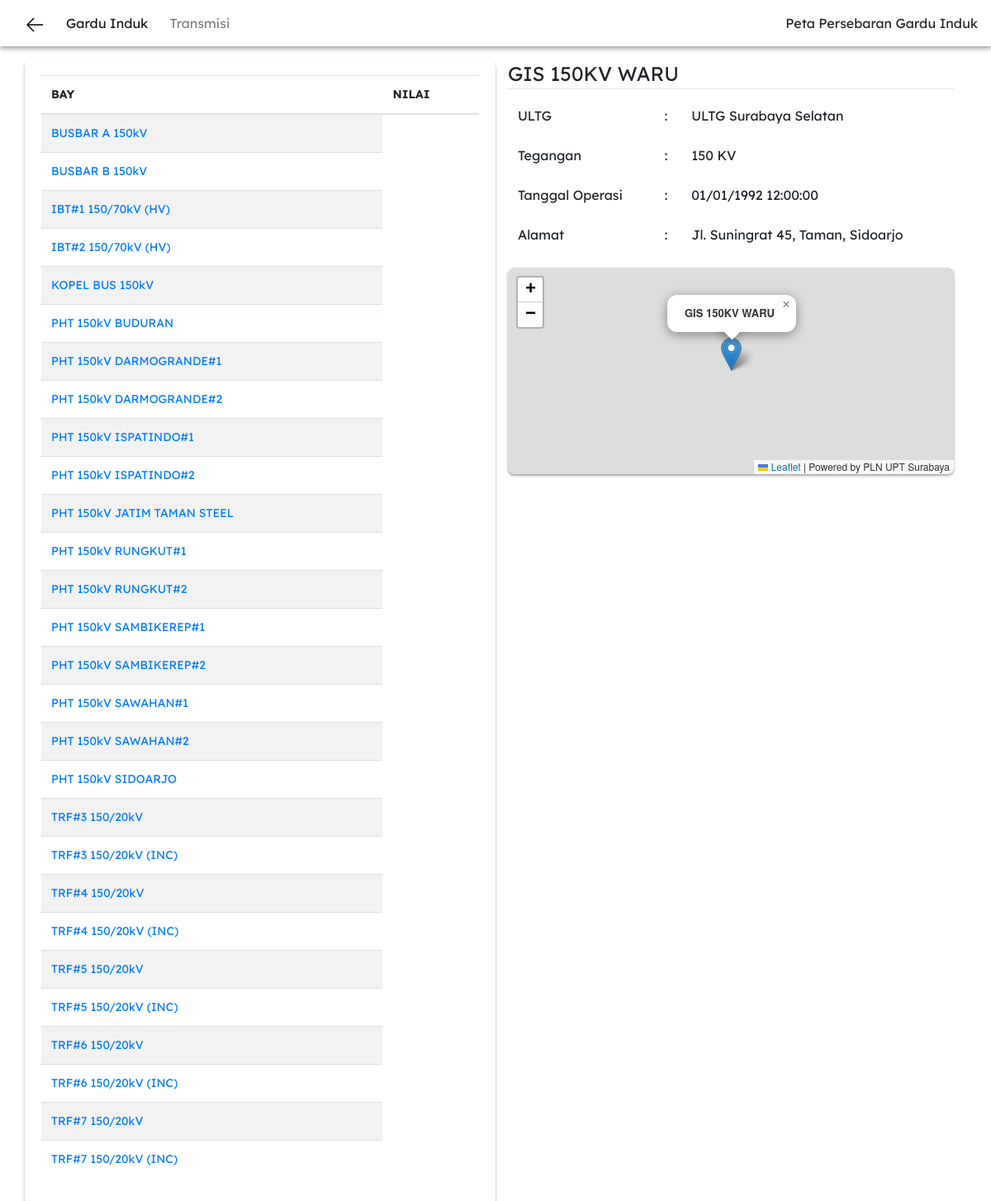
/4, run on the app's committed database.
### apps/home/models.py (models this page shows)
class BayModel(db.Model):
    id = db.Column(db.Integer, primary_key=True)
    ULTG = db.Column(db.String(100))
    GI = db.Column(db.String(100))
    BAY = db.Column(db.String(100))
    FUNGSI = db.Column(db.String(100))
    ID_FUNCTLOC = db.Column(db.String(100))
    SUP_FUNCTLOC = db.Column(db.String(100))
    NM_LOKASI = db.Column(db.String(100))
    DESKRIPSI = db.Column(db.String(100))
    ID_LOCATION = db.Column(db.Float(100))
    ID_PARENT = db.Column(db.String(100))
    TEGANGAN = db.Column(db.Float(100))
    KD_FUNGSI = db.Column(db.String(100))
    KD_WILAYAH = db.Column(db.Float(100))
    TGL_OPRS = db.Column(db.String(100))
    TGL_TDK_OPRS = db.Column(db.String(100))
    FLAG = db.Column(db.Float(100))
    WORKCENTER = db.Column(db.String(100))
    ID_PLANT = db.Column(db.Float(100))
    ID_TRAGI = db.Column(db.Float(100))
    NOMORGI = db.Column(db.Float(100))
    KD_GROUPLOKASI = db.Column(db.Float(100))
    ID_SECTION = db.Column(db.String(100))
    BOUND = db.Column(db.String(100))
    BA_CODE = db.Column(db.Float(100))
    ASSET_LOKASI = db.Column(db.Float(100))
    BAYGROUP = db.Column(db.Float(100))
    MVA = db.Column(db.Float(100))
    NOSIRKIT = db.Column(db.Float(100))
    COSTCENTER = db.Column(db.Float(100))
    BC_FLC = db.Column(db.String(100))

class GIModel(db.Model):
    id = db.Column(db.Integer, primary_key=True)
    ULTG = db.Column(db.String(100))
    STATUS_OPERASI = db.Column(db.String(100))
    ID_FUNCTLOC = db.Column(db.String(100))
    NM_LOKASI = db.Column(db.String(100))
    NM_LOKASI_URL = db.Column(db.String(100))
    TEGANGAN = db.Column(db.Integer)
    TGL_OPRS = db.Column(db.String(100))
    ALAMAT = db.Column(db.TEXT)
    LATITUDE = db.Column(db.Float(100))
    LONGITUDE = db.Column(db.Float(100))

### apps/home/routes.py (the view)
@home.route("/<int:id>")
def gi_detail(id):
    queryNamaGI = GIModel.query.get(id)
    lat = queryNamaGI.LATITUDE
    lon = queryNamaGI.LONGITUDE
    ultg = queryNamaGI.ULTG
    statusOperasi = queryNamaGI.STATUS_OPERASI
    idFunctloc = queryNamaGI.ID_FUNCTLOC
    tegangan = queryNamaGI.TEGANGAN
    tglOperasi = queryNamaGI.TGL_OPRS
    alamat = queryNamaGI.ALAMAT
    id_gi = queryNamaGI.id
    back = True
    '''
    CRITICAL BAY
    =========================================
    '''
    query_nmLokasi = queryNamaGI.NM_LOKASI
    query_bay = BayModel.query.filter_by(GI=str(query_nmLokasi)).all()
    BAY_LIST = []
    ID_LIST = []
    for data in query_bay:
        ID_LIST.append(data.ID_FUNCTLOC)
        BAY_LIST.append(data.BAY)
    return render_template(
        "gi_detail.html",
        back=back,
        title=queryNamaGI.NM_LOKASI,
        namaGI=queryNamaGI.NM_LOKASI,
        lat=lat, lon=lon,
        ultg=ultg,
        statusOperasi=statusOperasi,
        idFunctloc=idFunctloc,
        tegangan=tegangan,
        tglOperasi=tglOperasi,
        alamat=alamat,
        BAY_LIST=BAY_LIST,
        ID_LIST=ID_LIST,
        ID_GI=id_gi
    )

### apps/home/templates/gi_detail.html
{% extends "layout.html" %}
{% block content %}
<main role='main' style="margin-top: 15px; margin-bottom: 10px;">
  <div class="container">
    <div class="row">
      <div class="col-md-6" id="carding">
        <div class="table-responsive" style="font-size: 14px;">
          <table class="table table-striped">
            <thead>
              <tr>
                <th>BAY</th>
                <th>NILAI</th>
              </tr>
            </thead>
            <tbody>
              {% for BAY_, ID_ in  BAY_LIST | zip(ID_LIST) %}
              <tr>
                <td><a href="{{ url_for('home.pmtList', id_gi=ID_GI, ID_FUNCTLOC=ID_) }}">{{BAY_}}</a></td>
              </tr>
              {% endfor %}
            </tbody>
          </table>
        </div>
      </div>
      <div class="col-md-6" style="width: 300px;">
        <div class="content-section">
          <legend class="border-bottom mb-2">{{namaGI}}</legend>
          <table class="table table-borderless">
            <tbody>
              <tr>
                <td>ULTG</td>
                <td>:</td>
                <td>{{ ultg }}</td>
              </tr>
              <tr>
                <td>Tegangan</td>
                <td>:</td>
                <td>{{ tegangan }} KV</td>
              </tr>
              <tr>
                <td>Tanggal Operasi</td>
                <td>:</td>
                <td>{{ tglOperasi }}</td>
              </tr>
              <tr>
                <td>Alamat</td>
                <td>:</td>
                <td>{{ alamat }}</td>
              </tr>
            </tbody>
          </table>
        </div>
        <div class="content-section">
          {% include "map_detail.html" %}
        </div>
      </div>
    </div>
  </div>
</main>
{% endblock %}

### apps/home/templates/layout.html (style rules this page uses)
#carding { border-radius: 10px; padding: 20px; width: auto; height: auto; box-shadow: 0 2px 4px 0 rgba(0, 0, 0, 0.2), 0 2px 2px 0 rgba(0, 0, 0, 0.19); }
body { font-family: "Lexend Deca", sans-serif; }

### data on the page
BayModel: BAY "BUSBAR A 150kV"
BayModel: BAY "BUSBAR B 150kV"
BayModel: BAY "IBT#1 150/70kV (HV)"
BayModel: BAY "IBT#2 150/70kV (HV)"
BayModel: BAY "KOPEL BUS 150kV"
BayModel: BAY "PHT 150kV BUDURAN"
BayModel: BAY "PHT 150kV DARMOGRANDE#1"
BayModel: BAY "PHT 150kV DARMOGRANDE#2"
BayModel: BAY "PHT 150kV ISPATINDO#1"
BayModel: BAY "PHT 150kV ISPATINDO#2"
BayModel: BAY "PHT 150kV JATIM TAMAN STEEL"
BayModel: BAY "PHT 150kV RUNGKUT#1"
BayModel: BAY "PHT 150kV RUNGKUT#2"
BayModel: BAY "PHT 150kV SAMBIKEREP#1"
BayModel: BAY "PHT 150kV SAMBIKEREP#2"
BayModel: BAY "PHT 150kV SAWAHAN#1"
BayModel: BAY "PHT 150kV SAWAHAN#2"
BayModel: BAY "PHT 150kV SIDOARJO"
BayModel: BAY "TRF#3 150/20kV"
BayModel: BAY "TRF#3 150/20kV (INC)"
BayModel: BAY "TRF#4 150/20kV"
BayModel: BAY "TRF#4 150/20kV (INC)"
BayModel: BAY "TRF#5 150/20kV"
BayModel: BAY "TRF#5 150/20kV (INC)"
BayModel: BAY "TRF#6 150/20kV"
BayModel: BAY "TRF#6 150/20kV (INC)"
BayModel: BAY "TRF#7 150/20kV"
BayModel: BAY "TRF#7 150/20kV (INC)"
GIModel: NM_LOKASI "GIS 150KV WARU", ULTG "ULTG Surabaya Selatan", TGL_OPRS "01/01/1992 12:00:00", ALAMAT "Jl. Suningrat 45, Taman, Sidoarjo"

### other printed values
{{ tegangan }} "150"
